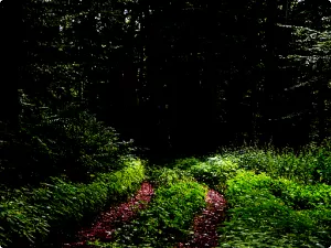
#> input picture semana 10/imagens/Floresta.png, 331 x 248 px, found by its file name
$ python q10a.py
#> lines starting #> are read from the running program, lines starting #| are printed output that depends on the picture
from PIL import Image
import numpy as np

img = Image.open(r'C:\Users\David\Desktop\RP-2022.1\semana 10\imagens\Floresta.png')
#> img is the input picture: PIL image 331x248 RGB; mean R, G, B 18.1, 24.7, 8.7
maxi = np.amax(np.array(img))
#> maxi = 252

for gama in np.arange(0.4,0.7,0.1):
    im = np.array(img)
    c = (maxi)**(1-gama)
    for i in range(len(im)):
        for k in range(len(im[i])):
            im[i][k] = c*(im[i][k]**gama)
    im = Image.fromarray(im)
    im.save("Resultado_"+str(gama)+".png")
#> this loop made 3 passes
#> c on passes 1 to 3: 27.6, 15.87, 9.13
#> pass 1, `im = Image.fromarray(im)`:
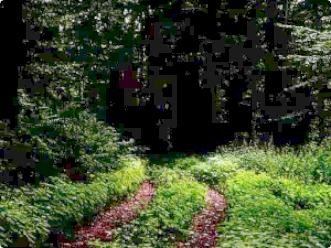
#> im: PIL image 331x248 RGB; mean R, G, B 55.9, 67, 39.4
#> pass 2, `im = Image.fromarray(im)`:
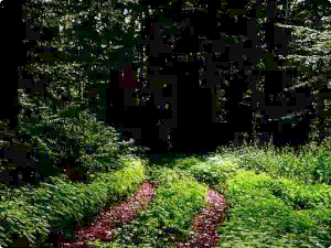
#> im: PIL image 331x248 RGB; mean R, G, B 44.5, 54.5, 29.3
